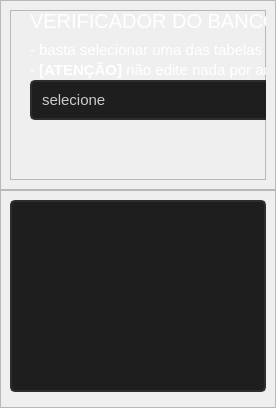
            <widget class="QWidget" name="pagina_databases">
             <layout class="QVBoxLayout" name="verticalLayout_14">
              <property name="spacing">
               <number>0</number>
              </property>
              <property name="leftMargin">
               <number>0</number>
              </property>
              <property name="topMargin">
               <number>0</number>
              </property>
              <property name="rightMargin">
               <number>0</number>
              </property>
              <property name="bottomMargin">
               <number>0</number>
              </property>
              <item>
               <widget class="QFrame" name="frame_3_databases">
                <property name="minimumSize">
                 <size>
                  <width>0</width>
                  <height>190</height>
                 </size>
                </property>
                <property name="frameShape">
                 <enum>QFrame::StyledPanel</enum>
                </property>
                <property name="frameShadow">
                 <enum>QFrame::Raised</enum>
                </property>
                <layout class="QHBoxLayout" name="horizontalLayout_24">
                 <item>
                  <widget class="QFrame" name="frame_67_databases">
                   <property name="frameShape">
                    <enum>QFrame::StyledPanel</enum>
                   </property>
                   <property name="frameShadow">
                    <enum>QFrame::Raised</enum>
                   </property>
                   <widget class="QLabel" name="ex1_databases">
                    <property name="geometry">
                     <rect>
                      <x>20</x>
                      <y>30</y>
                      <width>601</width>
                      <height>20</height>
                     </rect>
                    </property>
                    <property name="styleSheet">
                     <string notr="true">QLabel{
	background-color: transparent;
	color: rgb(255, 255, 255);
font: 15px Segoe UI, bold;
}</string>
                    </property>
                    <property name="text">
                     <string>- basta selecionar uma das tabelas para ver seus dados.</string>
                    </property>
                   </widget>
                   <widget class="QLabel" name="ex2_databases">
                    <property name="geometry">
                     <rect>
                      <x>20</x>
                      <y>50</y>
                      <width>521</width>
                      <height>21</height>
                     </rect>
                    </property>
                    <property name="styleSheet">
                     <string notr="true">QLabel{
	background-color: transparent;
	color: rgb(255, 255, 255);
font: 15px Segoe UI, bold;
}</string>
                    </property>
                    <property name="text">
                     <string>&lt;html&gt;&lt;head/&gt;&lt;body&gt;&lt;p&gt;- &lt;span style=&quot; font-weight:600;&quot;&gt;[ATENÇÃO]&lt;/span&gt; não edite nada por aqui!&lt;/p&gt;&lt;/body&gt;&lt;/html&gt;</string>
                    </property>
                   </widget>
                   <widget class="QLabel" name="titulo_topo_databases">
                    <property name="geometry">
                     <rect>
                      <x>20</x>
                      <y>0</y>
                      <width>451</width>
                      <height>21</height>
                     </rect>
                    </property>
                    <property name="styleSheet">
                     <string notr="true">QLabel{
	background-color: transparent;
	color: rgb(255, 255, 255);
font: 20px Segoe UI, bold;
}</string>
                    </property>
                    <property name="text">
                     <string>VERIFICADOR DO BANCO DE DADOS </string>
                    </property>
                   </widget>
                   <widget class="QComboBox" name="comboBox_databases">
                    <property name="geometry">
                     <rect>
                      <x>20</x>
                      <y>70</y>
                      <width>341</width>
                      <height>40</height>
                     </rect>
                    </property>
                    <property name="minimumSize">
                     <size>
                      <width>0</width>
                      <height>40</height>
                     </size>
                    </property>
                    <property name="styleSheet">
                     <string notr="true">QComboBox{
border: 2px solid rgb(45,45,45);
border-radius: 5px;
padding: 10px;
background-color: rgb(30,30,30);
	color: rgb(203, 203, 203);
font: 15px Segoe UI, bold;
}
QComboBox:hover{
border: 2px solid rgb(55,55,55);
}
QComboBox:focus{
border: 2px solid  rgb(170,0,0);
	color: rgb(170,0,0);
}</string>
                    </property>
                    <item>
                     <property name="text">
                      <string>selecione</string>
                     </property>
                    </item>
                    <item>
                     <property name="text">
                      <string>users cadastrados</string>
                     </property>
                    </item>
                    <item>
                     <property name="text">
                      <string>infos da homepage</string>
                     </property>
                    </item>
                    <item>
                     <property name="text">
                      <string>playstation psp</string>
                     </property>
                    </item>
                    <item>
                     <property name="text">
                      <string>playstation1</string>
                     </property>
                    </item>
                    <item>
                     <property name="text">
                      <string>playstation2</string>
                     </property>
                    </item>
                    <item>
                     <property name="text">
                      <string>playstation3</string>
                     </property>
                    </item>
                    <item>
                     <property name="text">
                      <string>playstation retro</string>
                     </property>
                    </item>
                    <item>
                     <property name="text">
                      <string>playstation extras</string>
                     </property>
                    </item>
                   </widget>
                   <widget class="QPushButton" name="btn_verificar_databases">
                    <property name="geometry">
                     <rect>
                      <x>400</x>
                      <y>70</y>
                      <width>258</width>
                      <height>40</height>
                     </rect>
                    </property>
                    <property name="minimumSize">
                     <size>
                      <width>0</width>
                      <height>40</height>
                     </size>
                    </property>
                    <property name="styleSheet">
                     <string notr="true">QPushButton {
	background-color:transparent;
	background-repeat: no-repeat;
	background-position: center;
	border: 2px solid rgb(45,45,45);
border-radius: 5px;
	color: rgb(255, 255, 255);
	font: 20px SegoeUIl, bold;
}
QPushButton:hover {
	background-color: rgb(173,0,0);
}
QPushButton:pressed {
	background-color: rgb(130,0,0);
}</string>
                    </property>
                    <property name="text">
                     <string>verificar</string>
                    </property>
                   </widget>
                  </widget>
                 </item>
                </layout>
               </widget>
              </item>
              <item>
               <widget class="QFrame" name="frame_71_databases">
                <property name="frameShape">
                 <enum>QFrame::StyledPanel</enum>
                </property>
                <property name="frameShadow">
                 <enum>QFrame::Raised</enum>
                </property>
                <layout class="QVBoxLayout" name="verticalLayout_47">
                 <item>
                  <widget class="QTableView" name="tabela_dados_db_databases">
                   <property name="styleSheet">
                    <string notr="true">QHeaderView {
background: rgb(30, 30, 30);
}
QHeaderView::section{
	color: rgb(255, 255, 255);
background: rgb(35,35,35);
}
QTableCornerButton::section{
background: rgb(35,35,35);
}
QHeaderView::section:pressed{
background: rgb(173,0,0);
}
QTableCornerButton::section:pressed{
background: rgb(173,0,0);
}



QTableView{
border: 2px solid rgb(45,45,45);
border-radius: 5px;
padding: 10px;
background-color: rgb(30,30,30);
	color: rgb(203, 203, 203);
font: 15px Segoe UI, bold;
}
QTableView:hover{
border: 2px solid rgb(55,55,55);
}
QTableView:focus{
border: 2px solid  rgb(170,0,0);
	color: rgb(170,0,0);
}
* { gridline-color: gray }</string>
                   </property>
                   <property name="frameShape">
                    <enum>QFrame::NoFrame</enum>
                   </property>
                   <property name="gridStyle">
                    <enum>Qt::SolidLine</enum>
                   </property>
                   <attribute name="horizontalHeaderDefaultSectionSize">
                    <number>150</number>
                   </attribute>
                  </widget>
                 </item>
                 <item>
                  <widget class="QFrame" name="frame_72_databases">
                   <property name="frameShape">
                    <enum>QFrame::StyledPanel</enum>
                   </property>
                   <property name="frameShadow">
                    <enum>QFrame::Raised</enum>
                   </property>
                  </widget>
                 </item>
                </layout>
               </widget>
              </item>
             </layout>
            </widget>
